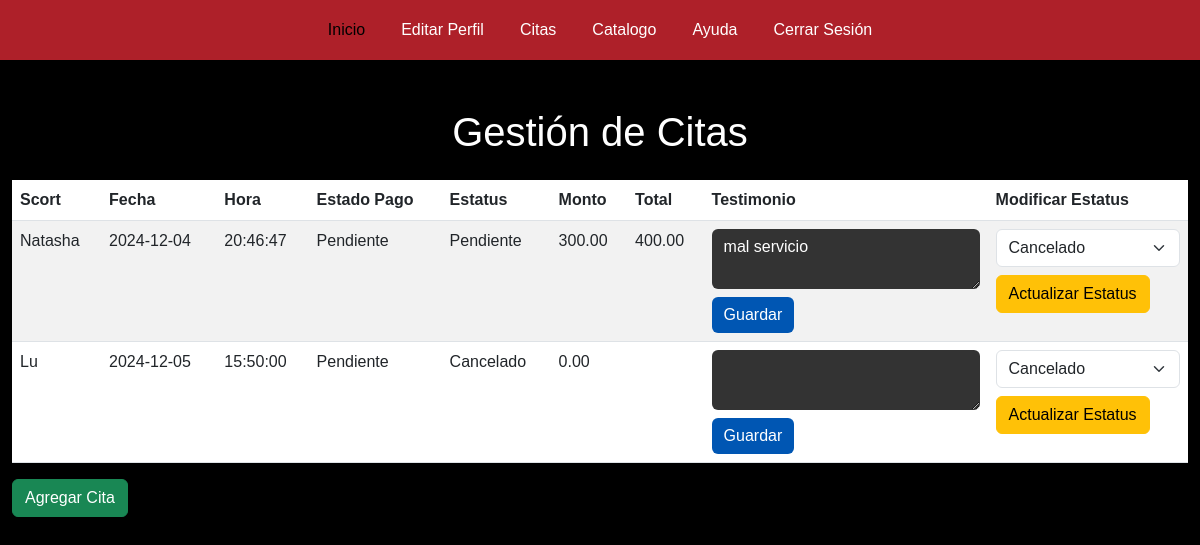
The page /Usuario/citas.php (signed in) on the database its author committed.
### tables this page shows
CREATE TABLE `cita` (
  `id_cita` int(11) NOT NULL,
  `id_cliente` int(11) NOT NULL,
  `fecha` date NOT NULL,
  `hora` time NOT NULL,
  `monto` decimal(10,2) NOT NULL,
  `total` decimal(10,2) DEFAULT NULL,
  `estado_pago` varchar(50) DEFAULT NULL,
  `estatus` varchar(50) DEFAULT NULL,
  `no_transaccion` varchar(50) DEFAULT NULL,
  `id_pago` int(11) DEFAULT NULL,
  `testimonio1` text DEFAULT NULL,
  `testimonio2` text DEFAULT NULL,
  `id_scort` int(11) DEFAULT NULL
);

CREATE TABLE `scort` (
  `id_usuario` int(11) NOT NULL,
  `alias` varchar(50) NOT NULL,
  `ciudad` varchar(50) DEFAULT NULL,
  `contacto` varchar(50) DEFAULT NULL,
  `estatura` decimal(4,2) DEFAULT NULL,
  `peso` decimal(5,2) DEFAULT NULL,
  `medidas` varchar(50) DEFAULT NULL,
  `imagen` mediumblob DEFAULT NULL,
  `email` varchar(100) NOT NULL,
  `password` varchar(255) NOT NULL
);

### Usuario/citas.php (the view, shortened to what this page needs)
<?php
include 'head.php';
include '../BaseDatos/db.php';
$email = $_SESSION['email'];
$query = "SELECT id_usuario FROM usuario WHERE email = ?";
$stmt = $conn->prepare($query);
$stmt->bind_param("s", $email);
$stmt->execute();
$result = $stmt->get_result();
$clienteData = $result->fetch_assoc();
$id_cliente = $clienteData['id_usuario'];
$queryCitas = "
    SELECT c.id_cita, c.fecha, c.hora, c.estado_pago, c.estatus, c.testimonio2, s.alias AS scort_alias, c.monto, c.total
    FROM cita c
    JOIN scort s ON c.id_scort = s.id_usuario
    WHERE c.id_cliente = ?
";
$stmtCitas = $conn->prepare($queryCitas);
$stmtCitas->bind_param("i", $id_cliente);
$stmtCitas->execute();
$citasResult = $stmtCitas->get_result();
?>
<!DOCTYPE html>
<html lang="es">
<head>
    <link href="https://cdn.jsdelivr.net/npm/bootstrap@5.3.0-alpha3/dist/css/bootstrap.min.css" rel="stylesheet">
    <link rel="stylesheet" href="../CSS/styles_index.css">
</head>
<body>
<div class="container my-5">
    <h1 class="text-center">Gestión de Citas</h1>
    <table class="table table-striped table-hover mt-4">
        <thead>
        <tr>
            <th>Scort</th>
            <th>Fecha</th>
            <th>Hora</th>
            <th>Estado Pago</th>
            <th>Estatus</th>
            <th>Monto</th>
            <th>Total</th>
            <th>Testimonio</th>
            <th>Modificar Estatus</th>
        </tr>
        </thead>
        <tbody>
        <?php if ($citasResult->num_rows > 0): ?>
            <?php while ($cita = $citasResult->fetch_assoc()): ?>
                <tr>
                    <td><?= htmlspecialchars($cita['scort_alias']) ?></td>
                    <td><?= htmlspecialchars($cita['fecha']) ?></td>
                    <td><?= htmlspecialchars($cita['hora']) ?></td>
                    <td><?= htmlspecialchars($cita['estado_pago']) ?></td>
                    <td><?= htmlspecialchars($cita['estatus']) ?></td>
                    <td><?= htmlspecialchars($cita['monto']) ?></td>
                    <td><?= htmlspecialchars($cita['total']) ?></td>
                    <td>
                        <form method="POST">
                            <textarea name="testimonio2" class="form-control"><?= htmlspecialchars($cita['testimonio2']) ?></textarea>
                            <button type="submit" name="editar_testimonio" class="btn btn-primary mt-2">Guardar</button>
                        </form>
                    </td>
                    <td>
                        <form method="POST">
                            <select name="estatus" class="form-select" required>
                                <option value="Cancelado" <?= $cita['estatus'] == 'Cancelado' ? 'selected' : '' ?>>Cancelado</option>
                            </select>
                            <button type="submit" name="editar_estatus" class="btn btn-warning mt-2">Actualizar Estatus</button>
                        </form>
                    </td>
                </tr>
            <?php endwhile; ?>
        <?php else: ?>
            <tr>
                <td colspan="9" class="text-center">No tienes citas registradas.</td>
            </tr>
        <?php endif; ?>
        </tbody>
    </table>
    <button class="btn btn-success" data-bs-toggle="modal" data-bs-target="#agregarCitaModal">Agregar Cita</button>
</div>
</body>
</html>

### CSS/styles_index.css (style rules this page uses)
body { background-color: black; color: white; font-family: Arial, sans-serif; text-align: justify; }
.container { max-width: 1200px; }
form .form-control { background-color: #333; color: white; border: none; }
.btn-primary { background-color: #0056b3; border: none; }

### Usuario/citas.php (style rules this page uses)
.table th, .table td { background-color: white; }

### rows shown on the page
cita: scort.alias "Natasha", fecha "2024-12-04", hora "20:46:47", estado_pago "Pendiente", estatus "Pendiente", monto "300.00", total "400.00", testimonio2 "mal servicio"
cita: scort.alias "Lu", fecha "2024-12-05", hora "15:50:00", estado_pago "Pendiente", estatus "Cancelado", monto "0.00"
